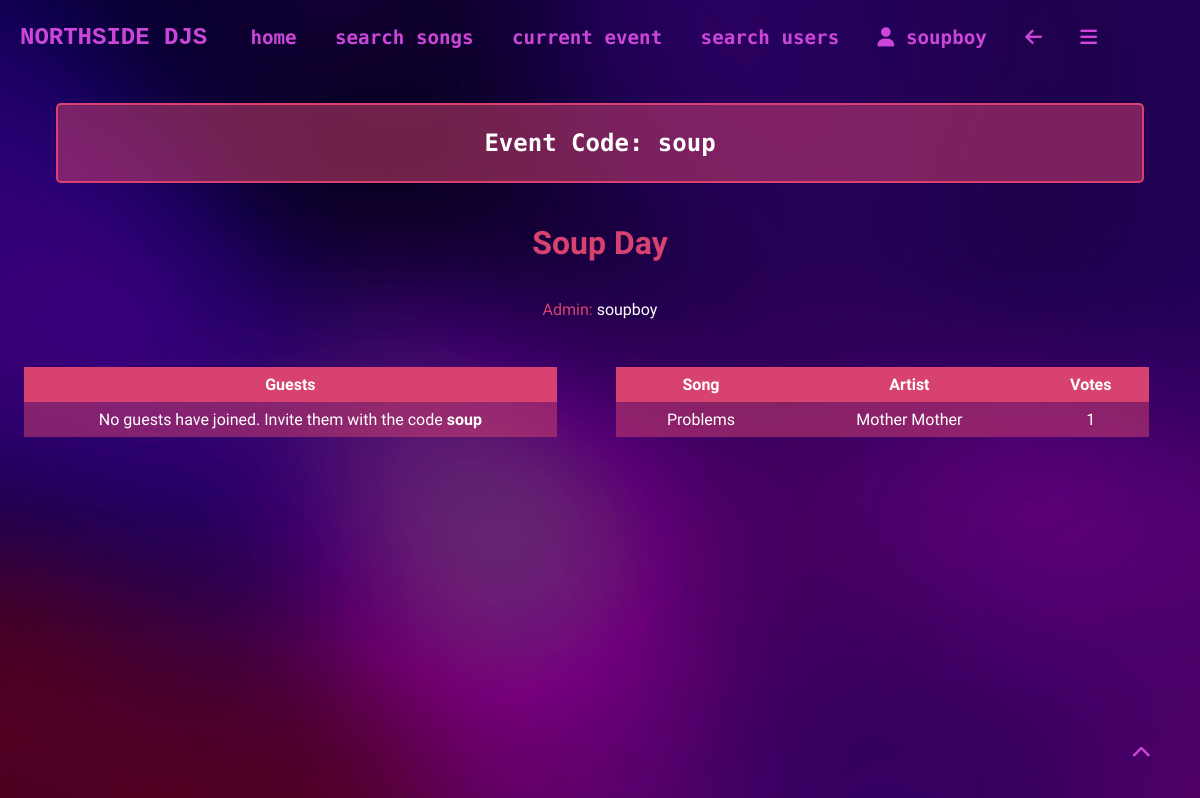
The page /event/4 (signed in) on the database its author committed.
### app/models.py (models this page shows, shortened)
class User(UserMixin, db.Model):
    user_id = db.Column(db.Integer, primary_key=True)
    username = db.Column(db.String(64), index=True, unique=True)
    email = db.Column(db.String(120), index=True, unique=True)
    password_hash = db.Column(db.String(128))
    about_me = db.Column(db.String(140))
    in_event = db.Column(db.Boolean, default=False)
    pfp = db.Column(db.String(140))
    events = db.relationship('Events', back_populates='user')
    songs = db.relationship('FavouriteSong', back_populates='user')
    event_users = db.relationship('EventUsers', back_populates='user')
    voted_songs = db.relationship('VotedSongs', back_populates='user')
    song_reviews = db.relationship('SongReviews', back_populates='user', foreign_keys='SongReviews.user_id')
    username_rel = db.relationship('SongReviews', back_populates='username_rel', foreign_keys='SongReviews.username')

class Events(db.Model):
    event_id = db.Column(db.Integer, primary_key=True, unique=True)
    event_name = db.Column(db.String(64), index=True, unique=True)
    event_code = db.Column(db.Integer, unique=True)
    active_status = db.Column(db.Boolean, default=False)
    event_location = db.Column(db.String(140), index=True)
    event_description = db.Column(db.String(140), index=True)
    user_id = db.Column(db.Integer, db.ForeignKey('user.user_id', name='fk_user_id'))
    user = db.relationship('User', back_populates='events')
    event_users = db.relationship('EventUsers', back_populates='event')
    voted_songs = db.relationship('VotedSongs', back_populates='event')

class VotedSongs(db.Model):
    vote_id = db.Column(db.Integer, primary_key=True, unique=True)
    track_id = db.Column(db.Integer, index=True)
    song_name = db.Column(db.String(64), index=True)
    artist_name = db.Column(db.String(64), index=True)
    event_id = db.Column(db.Integer, db.ForeignKey('events.event_id', name='voted_songs_event_id'))
    user_id = db.Column(db.Integer, db.ForeignKey('user.user_id', name='voted_songs_user_id'))
    event = db.relationship('Events', back_populates='voted_songs')
    user = db.relationship('User', back_populates='voted_songs')

### app/routes.py (the view)
@app.route('/event/<int:event_id>', methods=['GET', 'POST']) # allows a user to view an event
@login_required
def event(event_id):
    user_id = current_user.user_id
    user_event = EventUsers.query.filter_by(user_id=user_id).first().event_id
    event_name = Events.query.filter_by(event_id=user_event).first().event_name
    event_code = Events.query.filter_by(event_id=user_event).first().event_code
    event_description = Events.query.filter_by(event_id=user_event).first().event_description
    event_location = Events.query.filter_by(event_id=user_event).first().event_location
    users = EventUsers.query.filter_by(event_id=user_event).all()
    admin = EventUsers.query.filter_by(is_admin=1, event_id=user_event).first()
    event_songs = get_event_songs(user_event)
    if admin:
        admin_user = User.query.filter_by(user_id=admin.user_id).first()
        admin_username = admin_user.username
    users_names = []
    for user in users:
        if user.is_admin == 0:
            user_name = User.query.filter_by(user_id=user.user_id).first().username
            users_names.append(user_name)
    return render_template('event.html', event_id=user_event, user_event=user_event, event_name=event_name, event_code=event_code, users=users, users_names=users_names, admin_username=admin_username, event_songs=event_songs, event_location=event_location, event_description=event_description)

### app/models.py (called while the page is built)
@login.user_loader
def load_user(user_id):
    return User.query.get(int(user_id))

### app/routes.py (called while the page is built)
@app.context_processor # injects the current event the user is in into all templates
def inject_user_event():
    if current_user.is_authenticated: # checks if the user is logged in
        if current_user.in_event: # checks if the user is in an event
            user_id = current_user.user_id
            user_event = EventUsers.query.filter_by(user_id=user_id).first().event_id
            return dict(user_event=user_event) # returns the event that the user is in
        else:
            return dict(user_event=None) # returns the user event as none if the user is not in an event
    return dict(user_event=None) # returns the user event as none if the user is not logged in

def vote_counter(track_id, event_id): # counts the votes for a song
    return VotedSongs.query.filter_by(track_id=track_id, event_id=event_id).count()

### app/templates/event.html (shortened to what this page needs)
{% extends "base.html" %}
{% block content %}
<div class="centre">
    <h2 class="code">Event Code: {{event_code}}</h2>
    <h1>{{event_name}}</h1>
    <p>Admin: <a class="link" href="{{url_for('user', username=admin_username)}}">{{admin_username}}</a></p>
</div>
<div class="row">
    <div class="column equal">
        <table>
    <tr>
        <th>Guests</th>
    </tr>
    {% if users_names %}
        {% for user in users_names %}
            <tr>
                <td><a class="link" href="{{url_for('user', username=user)}}">{{user}}</a></td>
            </tr>
        {% endfor %}
    {% else %}
            <tr>
                <td>No guests have joined. Invite them with the code <strong>{{event_code}}</strong></td>
            </tr>
    {% endif %}
</table>
    </div>
    <div class="column equal">
        <table>
    <tr>
        <th>Song</th>
        <th>Artist</th>
        <th>Votes</th>
    </tr>
    {% if event_songs %}
        {% for song in event_songs %}
            <tr>
                <td>{{song.song_name}}</td>
                <td>{{song.artist_name}}</td>
                <td>{{song.votes}}</td>
            </tr>
        {% endfor %}
    {% else %}
        <tr>
            <td colspan="3">No songs added yet</td>
        </tr>
    {% endif %}
</table>
    </div>
</div>
{% endblock %}

### app/templates/base.html (shortened to what this page needs)
<!DOCTYPE html>
<html lang="en">
<head>
   <link rel="stylesheet" href="{{ url_for('static', filename='css/styles.css') }}">
</head>
<body class="{% block body_class %}{% endblock %}">
    <div class="header" id="top">
        <h1 class="logo" onclick="location.href='{{ url_for('index') }}'">NORTHSIDE DJS</h1>
        <a href="{{ url_for('index') }}">home</a>
        {% if current_user.is_anonymous %}
            <a href="{{ url_for('register') }}">sign up</a>
            <a href="{{ url_for('login') }}">log in</a>
        {% else %}
            <a href="{{ url_for('search') }}">search songs</a>
                {% if current_user.in_event == 0 %}
                <a href="{{ url_for('join_event')}}">join event</a>
                {% else %}
                    <a href="{{ url_for('event', event_id=user_event) }}">current event</a>
                {% endif %}
            <a href="{{ url_for('search_users') }}">search users</a>
            <a href="{{ url_for('user', username=current_user.username) }}"><i class="fa-solid fa-user"></i> {{current_user.username}}</a>
            <a href="javascript:history.back()"><i class="fa-solid fa-arrow-left"></i></a>
            <div class="hamburger">
                <a href="javascript:showSidebar()"><i class="fa-solid fa-bars"></i></a>
            </div>
        {% endif %}
    </div>
    {% block content %}{% endblock %}
<div class="footer header">
        <a href="#top" id="scrollbtn"><i class="fa-solid fa-chevron-up"></i></a>
    </div>
</body>
</html>

### app/static/css/styles.css (style rules this page uses)
* { scroll-behavior: smooth; }
#scrollbtn { position: fixed; bottom: 20px; right: 30px; }
body { background-image: url('/static/images/defaultbg.png'); background-size: cover; color: #D84270; font-family: 'Tektur', monospace; }
.footer { display: flex; justify-content: right; align-items: right; text-align: right; }
table { border-collapse: collapse; width: 100%; }
th { background-color: #D84270; color: white; border: none; padding: 0.5em; }
td { background-color: rgba(216, 66, 112, 0.5); color: white; padding: 0.5em; }
.row { display: flex; justify-content: space-between; margin: 0; padding: 0; }
.row:after { content: ""; display: table; clear: both; }
.column { float: left; }
.equal { text-align: center; width: 45%; padding: 1em; }
.centre { display: flex; justify-content: center; align-items: center; flex-direction: column; text-align: center; padding: 1em; margin: 0, 10em; }
.centre p { width: 80%; }
.header { display: flex; align-items: center; color: #8661C1; }
.header a { color: #CC46D9; transition: 0.3s ease-in-out;; margin-right: 1em; text-decoration: none; font-weight: 900; font-size: 1.2em; font-family: 'Nova Mono', monospace; padding: 0.3em 0.5em; margin: 0.5em; position: relative; }
.header a::before { background-color: #CC46D9; content: ""; width: 100%; height: 2px; position: absolute; bottom: 0; left: 0; transform-origin: right; transform: scaleX(0); transition: transform 0.3s ease-in-out; box-shadow: 0 0 10px #CC46D9; }
.logo { transition: 1s ease-in-out; color: #CC46D9; padding-left: 0.5em; padding-right: 1em; font-size: 1.5em; font-family: 'cubic', monospace; }
.code { background-color: rgba(216, 66, 112, 0.5); color: white; font-family: 'Nova Mono', monospace; padding: 1em; border: 2px solid #D84270; border-radius: 5px; width: 90%; position: relative; transition: 0.5s; }
.code::before { background: linear-gradient(113deg, rgba(216,66,112,1) 12%, rgba(204,70,217,1) 51%, rgba(32,5,89,1) 85%); border: none; width: 100%; height: 100%; content: ""; position: absolute; top: 0; left: 0; transform-origin: right; transform: scaleX(0); transition: transform 0.5s ease-in-out; z-index: -1; }
.link { color: white; text-decoration: none; transition: 0.3s; position: relative; }
.link::before { background-color: white; content: ""; position: absolute; bottom: 0; left: 0; width: 100%; height: 2px; transform-origin: right; transform: scaleX(0); transition: transform 0.3s ease-in-out; }

### rows shown on the page
User: username "soupboy"
Events: event_code "soup", event_name "Soup Day"
VotedSongs: song_name "Problems", artist_name "Mother Mother", votes "1"
